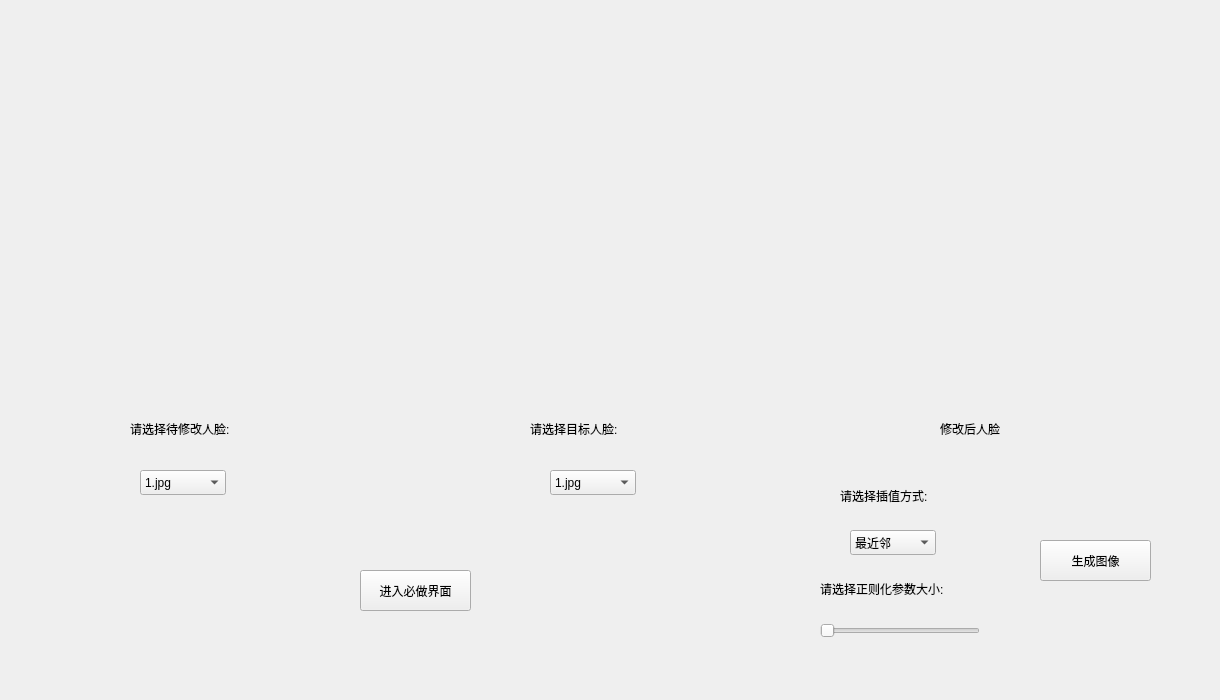
<?xml version="1.0" encoding="UTF-8"?>
<ui version="4.0">
 <class>RUOK</class>
 <widget class="QWidget" name="RUOK">
  <property name="geometry">
   <rect>
    <x>0</x>
    <y>0</y>
    <width>1220</width>
    <height>700</height>
   </rect>
  </property>
  <property name="windowTitle">
   <string>Form</string>
  </property>
  <widget class="QLabel" name="img1">
   <property name="geometry">
    <rect>
     <x>50</x>
     <y>30</y>
     <width>311</width>
     <height>321</height>
    </rect>
   </property>
   <property name="text">
    <string/>
   </property>
   <property name="scaledContents">
    <bool>true</bool>
   </property>
  </widget>
  <widget class="QLabel" name="img2">
   <property name="geometry">
    <rect>
     <x>410</x>
     <y>30</y>
     <width>331</width>
     <height>321</height>
    </rect>
   </property>
   <property name="text">
    <string/>
   </property>
   <property name="scaledContents">
    <bool>true</bool>
   </property>
  </widget>
  <widget class="QLabel" name="img3">
   <property name="geometry">
    <rect>
     <x>800</x>
     <y>30</y>
     <width>341</width>
     <height>321</height>
    </rect>
   </property>
   <property name="text">
    <string/>
   </property>
   <property name="scaledContents">
    <bool>true</bool>
   </property>
  </widget>
  <widget class="QComboBox" name="img1_comboBox">
   <property name="geometry">
    <rect>
     <x>140</x>
     <y>470</y>
     <width>86</width>
     <height>25</height>
    </rect>
   </property>
   <item>
    <property name="text">
     <string>1.jpg</string>
    </property>
   </item>
   <item>
    <property name="text">
     <string>2.jpg</string>
    </property>
   </item>
   <item>
    <property name="text">
     <string>3.jpg</string>
    </property>
   </item>
   <item>
    <property name="text">
     <string>4.jpg</string>
    </property>
   </item>
   <item>
    <property name="text">
     <string>5.jpg</string>
    </property>
   </item>
   <item>
    <property name="text">
     <string>6.jpg</string>
    </property>
   </item>
   <item>
    <property name="text">
     <string>7.jpg</string>
    </property>
   </item>
   <item>
    <property name="text">
     <string>8.jpg</string>
    </property>
   </item>
   <item>
    <property name="text">
     <string>9.jpg</string>
    </property>
   </item>
  </widget>
  <widget class="QLabel" name="label_4">
   <property name="geometry">
    <rect>
     <x>130</x>
     <y>420</y>
     <width>141</width>
     <height>17</height>
    </rect>
   </property>
   <property name="text">
    <string>请选择待修改人脸:</string>
   </property>
  </widget>
  <widget class="QLabel" name="label_5">
   <property name="geometry">
    <rect>
     <x>530</x>
     <y>420</y>
     <width>111</width>
     <height>17</height>
    </rect>
   </property>
   <property name="text">
    <string>请选择目标人脸:</string>
   </property>
  </widget>
  <widget class="QLabel" name="label">
   <property name="geometry">
    <rect>
     <x>940</x>
     <y>420</y>
     <width>91</width>
     <height>17</height>
    </rect>
   </property>
   <property name="text">
    <string>修改后人脸</string>
   </property>
  </widget>
  <widget class="QComboBox" name="img2_comboBox">
   <property name="geometry">
    <rect>
     <x>550</x>
     <y>470</y>
     <width>86</width>
     <height>25</height>
    </rect>
   </property>
   <item>
    <property name="text">
     <string>1.jpg</string>
    </property>
   </item>
   <item>
    <property name="text">
     <string>2.jpg</string>
    </property>
   </item>
   <item>
    <property name="text">
     <string>3.jpg</string>
    </property>
   </item>
   <item>
    <property name="text">
     <string>4.jpg</string>
    </property>
   </item>
   <item>
    <property name="text">
     <string>5.jpg</string>
    </property>
   </item>
   <item>
    <property name="text">
     <string>6.jpg</string>
    </property>
   </item>
   <item>
    <property name="text">
     <string>7.jpg</string>
    </property>
   </item>
   <item>
    <property name="text">
     <string>8.jpg</string>
    </property>
   </item>
   <item>
    <property name="text">
     <string>9.jpg</string>
    </property>
   </item>
  </widget>
  <widget class="QPushButton" name="widget_pushButton">
   <property name="geometry">
    <rect>
     <x>360</x>
     <y>570</y>
     <width>111</width>
     <height>41</height>
    </rect>
   </property>
   <property name="text">
    <string>进入必做界面</string>
   </property>
  </widget>
  <widget class="QPushButton" name="generate_pushButton">
   <property name="geometry">
    <rect>
     <x>1040</x>
     <y>540</y>
     <width>111</width>
     <height>41</height>
    </rect>
   </property>
   <property name="text">
    <string>生成图像</string>
   </property>
  </widget>
  <widget class="QLabel" name="label_2">
   <property name="geometry">
    <rect>
     <x>840</x>
     <y>480</y>
     <width>111</width>
     <height>31</height>
    </rect>
   </property>
   <property name="text">
    <string>请选择插值方式:</string>
   </property>
  </widget>
  <widget class="QComboBox" name="method_comboBox">
   <property name="geometry">
    <rect>
     <x>850</x>
     <y>530</y>
     <width>86</width>
     <height>25</height>
    </rect>
   </property>
   <item>
    <property name="text">
     <string>最近邻</string>
    </property>
   </item>
   <item>
    <property name="text">
     <string>双线性</string>
    </property>
   </item>
   <item>
    <property name="text">
     <string>双三次</string>
    </property>
   </item>
  </widget>
  <widget class="QSlider" name="lambda_horizontalSlider">
   <property name="geometry">
    <rect>
     <x>820</x>
     <y>610</y>
     <width>160</width>
     <height>41</height>
    </rect>
   </property>
   <property name="minimum">
    <number>1</number>
   </property>
   <property name="maximum">
    <number>100000</number>
   </property>
   <property name="orientation">
    <enum>Qt::Horizontal</enum>
   </property>
  </widget>
  <widget class="QLabel" name="label_3">
   <property name="geometry">
    <rect>
     <x>820</x>
     <y>580</y>
     <width>161</width>
     <height>17</height>
    </rect>
   </property>
   <property name="text">
    <string>请选择正则化参数大小:</string>
   </property>
  </widget>
 </widget>
 <resources/>
 <connections/>
</ui>
